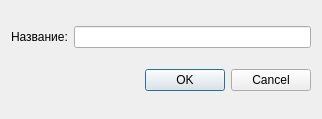
<?xml version="1.0" encoding="UTF-8"?>
<ui version="4.0">
 <class>addBrend</class>
 <widget class="QDialog" name="addBrend">
  <property name="geometry">
   <rect>
    <x>0</x>
    <y>0</y>
    <width>322</width>
    <height>119</height>
   </rect>
  </property>
  <property name="windowTitle">
   <string>Dialog</string>
  </property>
  <layout class="QGridLayout" name="gridLayout">
   <item row="0" column="0">
    <layout class="QHBoxLayout" name="horizontalLayout">
     <item>
      <widget class="QLabel" name="label">
       <property name="text">
        <string>Название:</string>
       </property>
      </widget>
     </item>
     <item>
      <widget class="QLineEdit" name="lineEdit"/>
     </item>
    </layout>
   </item>
   <item row="1" column="0">
    <widget class="QDialogButtonBox" name="buttonBox">
     <property name="orientation">
      <enum>Qt::Horizontal</enum>
     </property>
     <property name="standardButtons">
      <set>QDialogButtonBox::Cancel|QDialogButtonBox::Ok</set>
     </property>
    </widget>
   </item>
  </layout>
 </widget>
 <resources/>
 <connections>
  <connection>
   <sender>buttonBox</sender>
   <signal>accepted()</signal>
   <receiver>addBrend</receiver>
   <slot>accept()</slot>
   <hints>
    <hint type="sourcelabel">
     <x>248</x>
     <y>254</y>
    </hint>
    <hint type="destinationlabel">
     <x>157</x>
     <y>274</y>
    </hint>
   </hints>
  </connection>
  <connection>
   <sender>buttonBox</sender>
   <signal>rejected()</signal>
   <receiver>addBrend</receiver>
   <slot>reject()</slot>
   <hints>
    <hint type="sourcelabel">
     <x>316</x>
     <y>260</y>
    </hint>
    <hint type="destinationlabel">
     <x>286</x>
     <y>274</y>
    </hint>
   </hints>
  </connection>
 </connections>
</ui>
